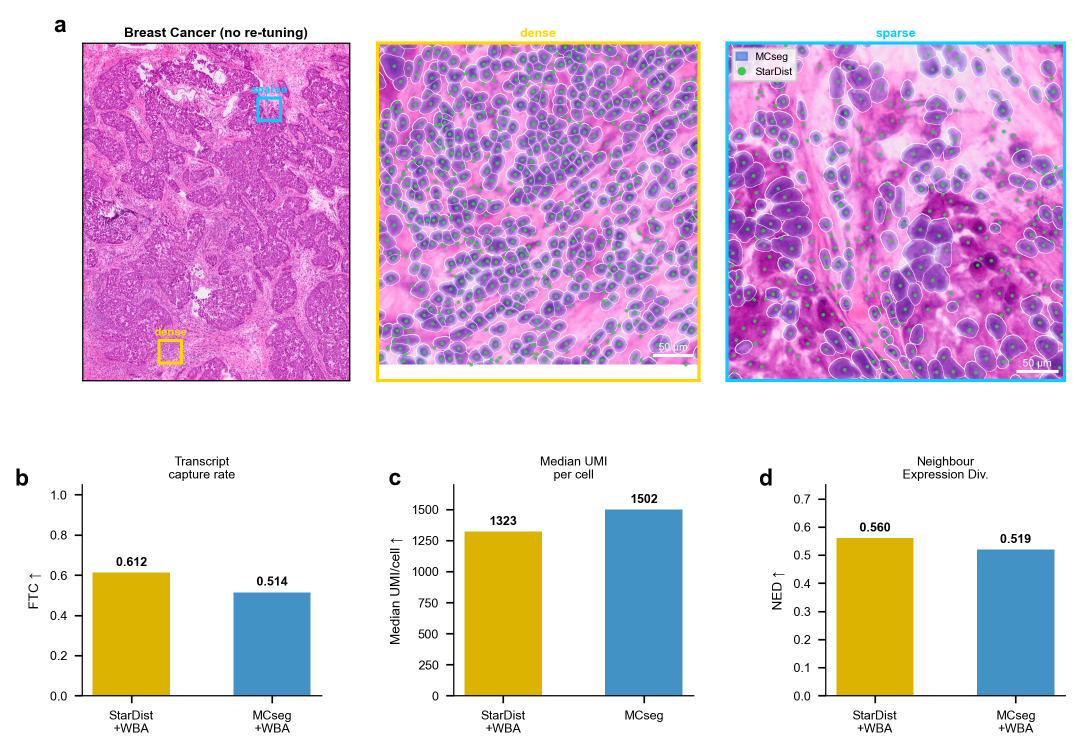
#> input picture MSseg/analysis/supplementary/SuppFigS10.png, 2160 x 1500 px, given in place of roi10_panel_A_winner_cp3.png, which was not available (shown at 1/2 size)
$ python suppfig_s5_at1at2_markers.py
#> lines starting #> are read from the running program, lines starting #| are printed output that depends on the picture; pictures that were not available may be replaced by others from this repository, and a replacement may not be noted
"""
gen_suppfig_s5_roi10_at1at2.py
================================
Supp. Fig. S5 — ROI10: AT2 Pneumocyte Detection (MCseg v1 vs v2)

Streamlined 2-panel layout (1 row × 2 cols):
  a  MCseg v1 cell-type map (ROI10, Normal Lung)
  b  AT2 detection-rate bar chart (MCseg v1 vs v2)

Note:
  - MCseg v2 cell-type map is shown in Fig. 2d (not duplicated here).
  - AT1 platform comparison (Xenium vs MCseg geometric vs RNA) is shown
    in Fig. 2e–f; AT1 is intentionally excluded from this panel to avoid
    inconsistency with the different computation method used there.

Verified data from AnnData (roi10_cellpose_dilate.h5ad / roi10_v12.h5ad):
  MCseg v1 (n=948):  AT2=38.9%
  MCseg v2 (n=1085): AT2=45.0%

Output: manuscript/supplementary/SuppFigS5.png
"""

from __future__ import annotations

import matplotlib
matplotlib.use("Agg")
import matplotlib.pyplot as plt
import numpy as np
from pathlib import Path
from PIL import Image

# ── paths ──────────────────────────────────────────────────────────────────

ARCHIVE = Path("/Volumes/SSD/plan_a/manuscript/figures/_archive/root")
OUT_DIR = Path("/Volumes/SSD/plan_a/manuscript/supplementary")
OUT_DIR.mkdir(parents=True, exist_ok=True)

# ── verified detection rates ────────────────────────────────────────────────

DATA = {
    "MCseg v1": {"AT2 (any)": 38.9, "n_cells": 948},
    "MCseg v2": {"AT2 (any)": 45.0, "n_cells": 1085},
}

COLOR_V1  = "#6baed6"
COLOR_V2  = "#2171b5"

# ── style ───────────────────────────────────────────────────────────────────

plt.rcParams.update({
    "font.family":       ["Arial", "Helvetica", "DejaVu Sans"],
    "font.size":         7,
    "savefig.dpi":       300,
    "savefig.facecolor": "white",
    "axes.linewidth":    0.6,
})

MM = 1 / 25.4   # mm → inches


# ── helpers ─────────────────────────────────────────────────────────────────

def load_crop(filename: str,
              top: int = 0, bot: int | None = None,
              left: int = 0, right: int | None = None) -> np.ndarray:
#> called with filename = 'roi10_panel_A_winner_cp3.png', top = 205, bot = 897, left = 0
    img = np.array(Image.open(ARCHIVE / filename).convert("RGB"))
    h, w = img.shape[:2]
#> h = 1500; w = 2160
    return img[top : (bot or h), left : (right or w)]
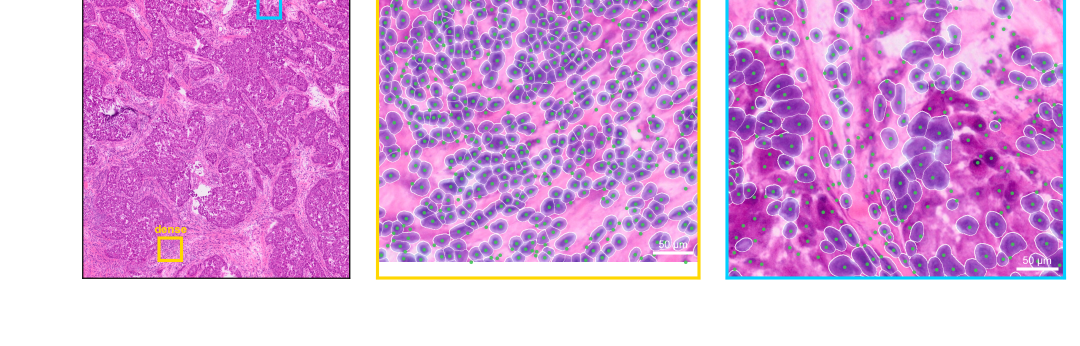
#> returned value: shape (692, 2160, 3) (shown at 1/2 size); mean of channels 0, 1, 2 217.3, 164.4, 218.4; drawn as R, G, B


def panel_label(ax, letter: str, x: float = -0.06, y: float = 1.06):
    ax.text(x, y, letter, transform=ax.transAxes,
            fontsize=11, fontweight="bold", va="top", ha="right",
            clip_on=False)


def draw_scale_bar(ax, img_w: int, um_per_px: float = 0.2738,
                   bar_um: float = 50, frac_from_right: float = 0.06,
                   frac_from_bot: float = 0.06, color: str = "white"):
    """Draw a scale bar on an image axis.  img_w in pixels."""
    bar_px = bar_um / um_per_px
    x1 = img_w * (1 - frac_from_right) - bar_px
    x2 = img_w * (1 - frac_from_right)
    y  = img_w * frac_from_bot          # approximate y using width for square-ish crops
    ax.plot([x1, x2], [y, y], lw=2, color=color, solid_capstyle="butt",
            transform=ax.transData)
    ax.text((x1 + x2) / 2, y - img_w * 0.025, f"{bar_um} µm",
            ha="center", va="bottom", fontsize=5.5, color=color,
            transform=ax.transData)


def plot_detection_bars(ax):
    """Bar chart: AT2 detection rate for MCseg v1 vs v2."""
    v1_at2 = DATA["MCseg v1"]["AT2 (any)"]
    v2_at2 = DATA["MCseg v2"]["AT2 (any)"]

    x     = np.array([0.0, 0.6])
    width = 0.40

    bars1 = ax.bar(x[0], v1_at2, width,
                   color=COLOR_V1, alpha=0.90,
                   edgecolor="white", linewidth=0.5,
                   label="MCseg v1")
    bars2 = ax.bar(x[1], v2_at2, width,
                   color=COLOR_V2, alpha=0.90,
                   edgecolor="white", linewidth=0.5,
                   label="MCseg v2")

    # value labels on bars
    for bar in [bars1[0], bars2[0]]:
        h = bar.get_height()
        ax.text(bar.get_x() + bar.get_width() / 2, h + 0.5,
                f"{h:.1f}%", ha="center", va="bottom",
                fontsize=6, fontweight="bold", color="#333333")

    # Δ annotation
    delta = v2_at2 - v1_at2
    ypos  = v2_at2 + 3.0
    ax.annotate("", xy=(x[1], v2_at2 + 1.0), xytext=(x[0], v1_at2 + 1.0),
                arrowprops=dict(arrowstyle="-", color="#555555", lw=0.8))
    ax.text((x[0] + x[1]) / 2, ypos, f"+{delta:.1f} pp",
            ha="center", va="bottom", fontsize=6.5,
            color=COLOR_V2, fontweight="bold")

    ax.set_xticks(x)
    ax.set_xticklabels(["MCseg v1", "MCseg v2"], fontsize=7)
    ax.set_ylabel("AT2 Pneumocytes Positive (%)", fontsize=7)
    ax.set_ylim(0, 56)
    ax.spines["top"].set_visible(False)
    ax.spines["right"].set_visible(False)
    ax.tick_params(axis="both", labelsize=6.5)
    ax.grid(axis="y", alpha=0.20, lw=0.5, zorder=0)

    # n labels below x-axis ticks
    for xi, key in zip(x, ["MCseg v1", "MCseg v2"]):
        ax.text(xi, -4.5, f"n={DATA[key]['n_cells']}", ha="center",
                va="top", fontsize=5.5, color="#555555")


# ── main ────────────────────────────────────────────────────────────────────

def main():

    # ── load & crop source images ────────────────────────────────────────

    # cp3  (2823×935): left = H&E, right = MCseg v1 cell map
    cp3 = load_crop("roi10_panel_A_winner_cp3.png", top=205, bot=897)
    panel_a = cp3[:, cp3.shape[1] // 2:]           # v1 cell map only  (1412×692)
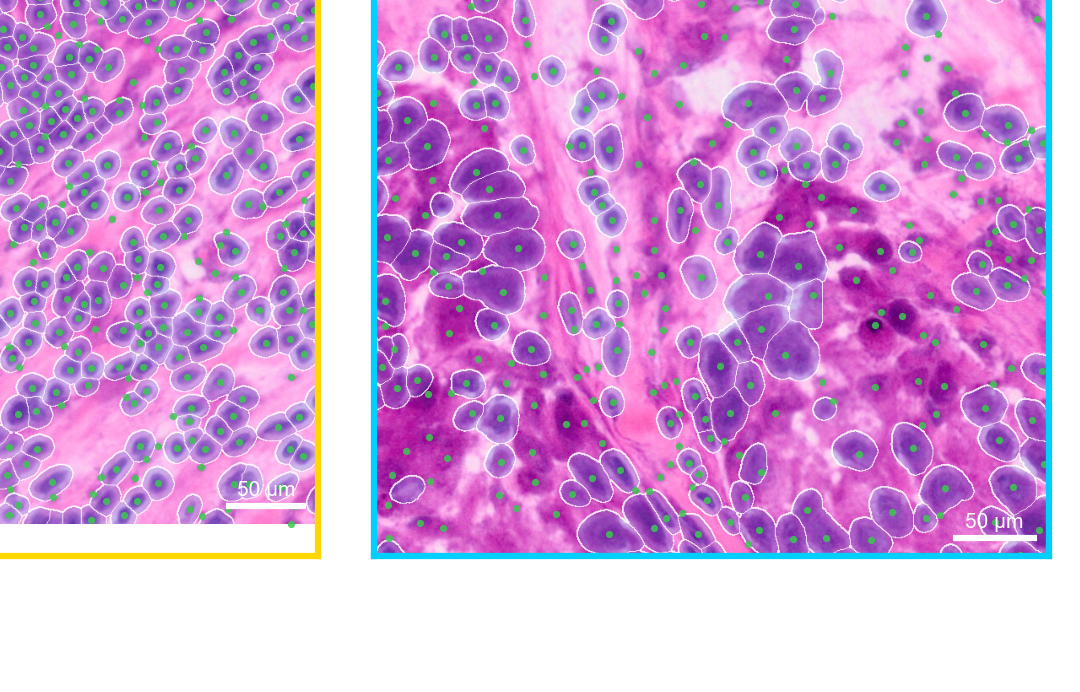
#> panel_a: shape (692, 1080, 3); mean of channels 0, 1, 2 211.9, 160.6, 217.3; drawn as R, G, B

    # ── figure: 183mm wide × 90mm tall ──────────────────────────────────
    # Single row: a (left, wider) | b (right, bar chart)
    # Panel b = bar chart; MCseg v2 cell map is in Fig. 2d (not duplicated here)
    fig_w = 183 * MM
    fig_h = 90 * MM

    fig = plt.figure(figsize=(fig_w, fig_h))

    # explicit width_ratios: image gets 1.6x the chart width
    gs = fig.add_gridspec(
        1, 2,
        width_ratios=[1.6, 1.0],
        wspace=0.35,
        left=0.04, right=0.97,
        top=0.87, bottom=0.10,
    )

    ax_a = fig.add_subplot(gs[0, 0])
    ax_b = fig.add_subplot(gs[0, 1])

    # ── panel a: MCseg v1 cell map ───────────────────────────────────────
    ax_a.imshow(panel_a, aspect="auto")
    ax_a.axis("off")
    panel_label(ax_a, "a")
    ax_a.set_title("MCseg v1 — Cell-type Map  (ROI10, Normal Lung)\n"
                   "948 cells · nuclei + radial dilation",
                   fontsize=7, fontweight="bold", pad=3)

    # ── panel b: detection-rate bar chart ────────────────────────────────
    panel_label(ax_b, "b")
    ax_b.set_title("AT2 Pneumocyte Detection Rate:\nMCseg v1 vs MCseg v2",
                   fontsize=7, fontweight="bold", pad=3)
    plot_detection_bars(ax_b)

    # ── save ─────────────────────────────────────────────────────────────
    out = OUT_DIR / "SuppFigS5.png"
    fig.savefig(out, dpi=300, bbox_inches="tight", facecolor="white")
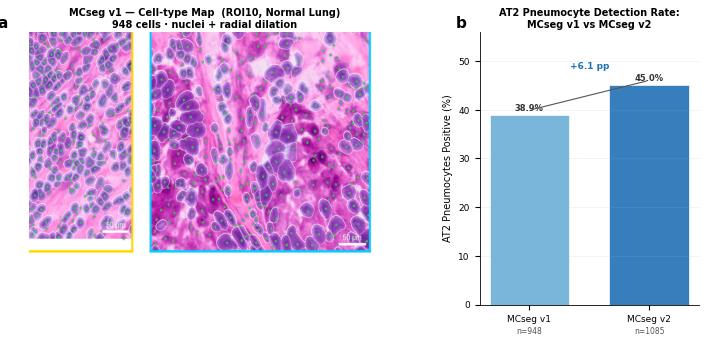
#> figure drawn by matplotlib, 2 panels
    plt.close(fig)
    print(f"✓ Saved: {out}")

    print("\nVerified detection rates:")
    for method, d in DATA.items():
        print(f"  {method} (n={d['n_cells']}): AT2={d['AT2 (any)']:.1f}%")


if __name__ == "__main__":
    main()

$ run again, on MSseg/analysis/supplementary/SuppFigS11.png
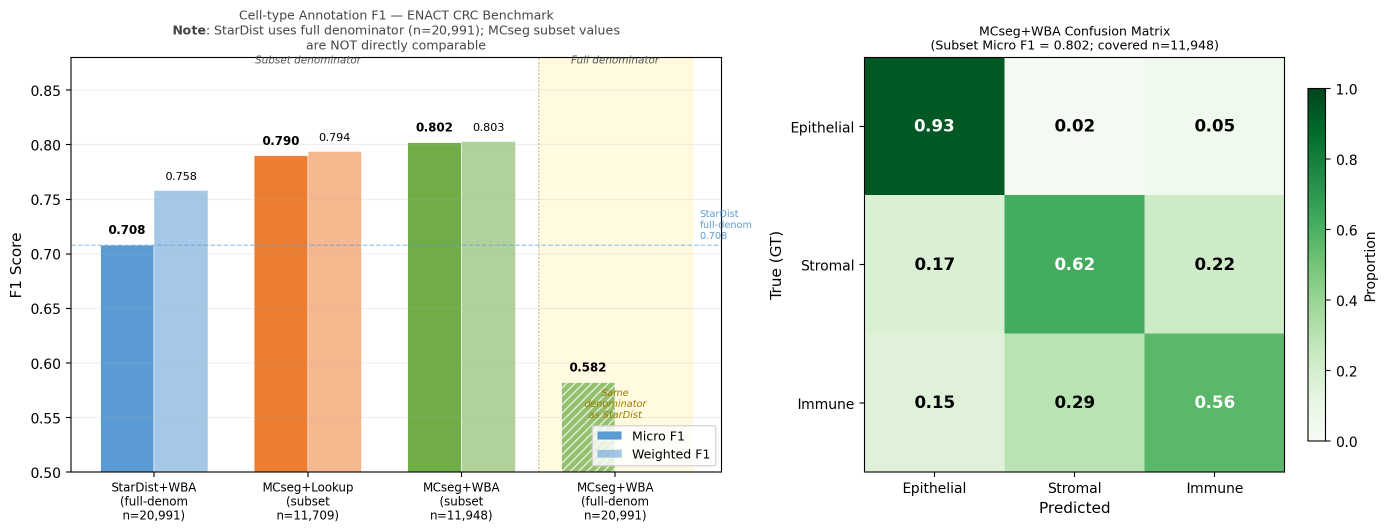
#> input picture MSseg/analysis/supplementary/SuppFigS11.png, 2774 x 1063 px, given in place of roi10_panel_A_winner_cp3.png, which was not available (shown at 1/2 size)
#> in main, `panel_a = cp3[:, cp3.shape[1] // 2:]`:
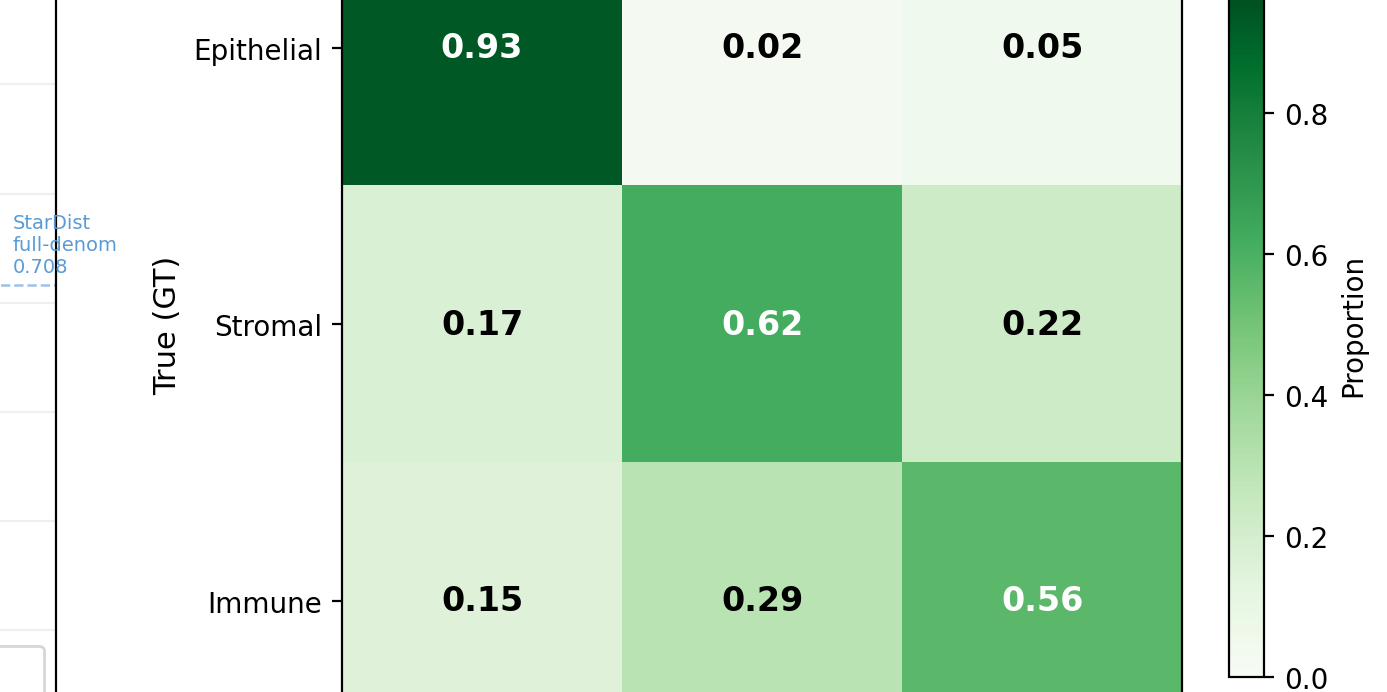
#> panel_a: shape (692, 1387, 3); mean of channels 0, 1, 2 192.7, 222.3, 196; drawn as R, G, B
#> in main, `fig.savefig(out, dpi=300, bbox_inches="tight", facecolor="white")`:
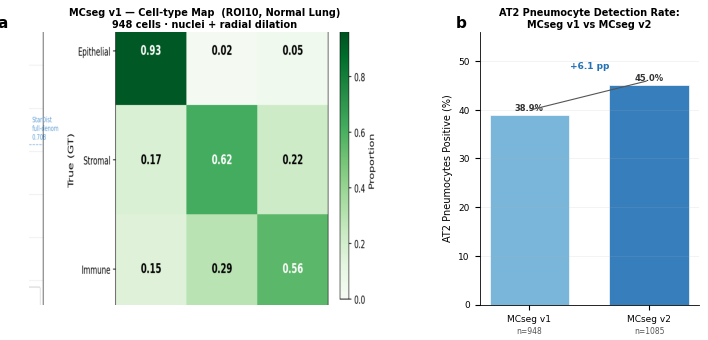
#> figure drawn by matplotlib, 2 panels

$ run again, on MSseg/analysis/supplementary/SuppFigS12.png
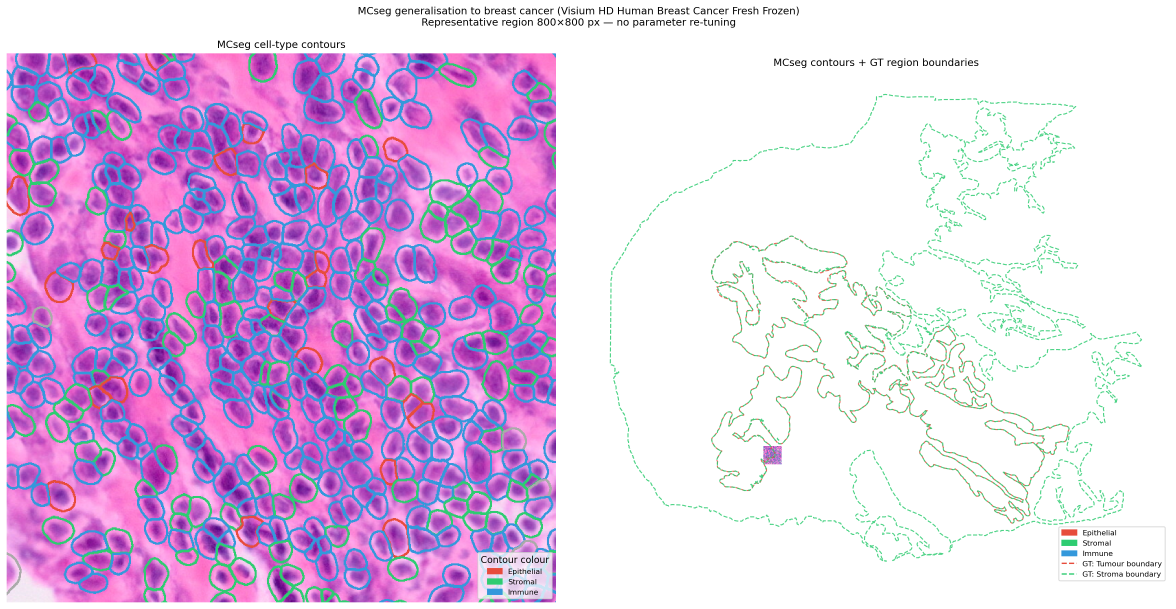
#> input picture MSseg/analysis/supplementary/SuppFigS12.png, 3526 x 1827 px, given in place of roi10_panel_A_winner_cp3.png, which was not available (shown at 1/3 size)
#> in main, `panel_a = cp3[:, cp3.shape[1] // 2:]`:
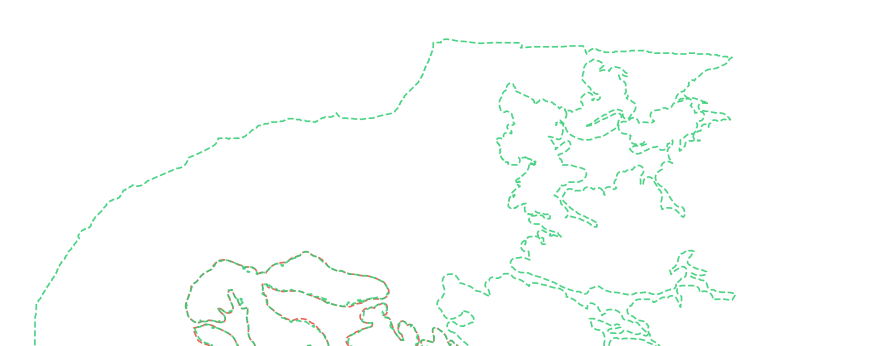
#> panel_a: shape (692, 1763, 3) (shown at 1/2 size); mean of channels 0, 1, 2 251.3, 253.8, 252.1; drawn as R, G, B
#> in main, `fig.savefig(out, dpi=300, bbox_inches="tight", facecolor="white")`:
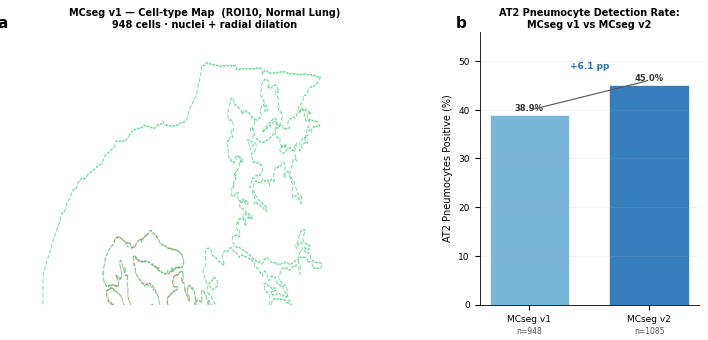
#> figure drawn by matplotlib, 2 panels
